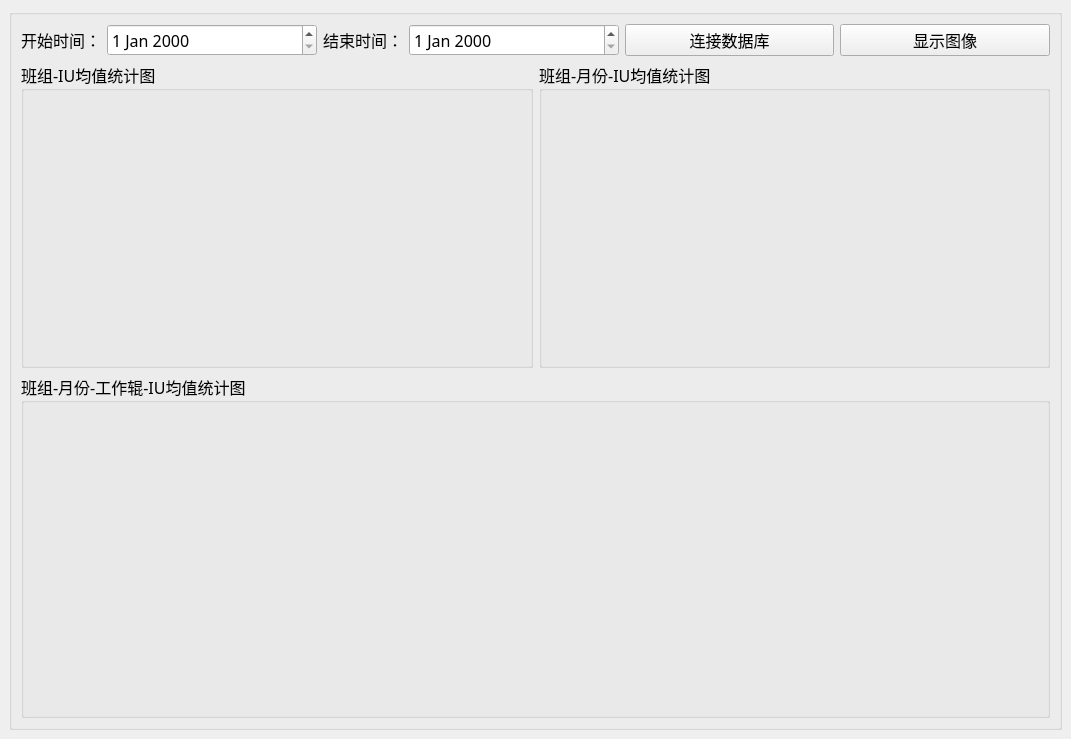
<?xml version="1.0" encoding="UTF-8"?>
<ui version="4.0">
 <class>MainWindow</class>
 <widget class="QMainWindow" name="MainWindow">
  <property name="geometry">
   <rect>
    <x>0</x>
    <y>0</y>
    <width>1071</width>
    <height>739</height>
   </rect>
  </property>
  <property name="windowTitle">
   <string>MainWindow</string>
  </property>
  <widget class="QWidget" name="centralWidget">
   <layout class="QHBoxLayout" name="horizontalLayout">
    <item>
     <widget class="QGroupBox" name="groupBox">
      <property name="title">
       <string/>
      </property>
      <layout class="QVBoxLayout" name="verticalLayout" stretch="1,8,9">
       <item>
        <layout class="QHBoxLayout" name="horizontalLayout_2" stretch="1,3,1,3,3,3">
         <item>
          <widget class="QLabel" name="label">
           <property name="font">
            <font>
             <family>3ds</family>
             <pointsize>12</pointsize>
            </font>
           </property>
           <property name="text">
            <string>开始时间：</string>
           </property>
          </widget>
         </item>
         <item>
          <widget class="QDateEdit" name="dateEdit">
           <property name="font">
            <font>
             <family>3ds</family>
             <pointsize>12</pointsize>
            </font>
           </property>
          </widget>
         </item>
         <item>
          <widget class="QLabel" name="label_2">
           <property name="font">
            <font>
             <family>3ds</family>
             <pointsize>12</pointsize>
            </font>
           </property>
           <property name="text">
            <string>结束时间：</string>
           </property>
          </widget>
         </item>
         <item>
          <widget class="QDateEdit" name="dateEdit_2">
           <property name="font">
            <font>
             <family>3ds</family>
             <pointsize>12</pointsize>
            </font>
           </property>
          </widget>
         </item>
         <item>
          <widget class="QPushButton" name="pushButton_2">
           <property name="font">
            <font>
             <family>3ds</family>
             <pointsize>12</pointsize>
            </font>
           </property>
           <property name="text">
            <string>连接数据库</string>
           </property>
          </widget>
         </item>
         <item>
          <widget class="QPushButton" name="pushButton">
           <property name="font">
            <font>
             <family>3ds</family>
             <pointsize>12</pointsize>
            </font>
           </property>
           <property name="text">
            <string>显示图像</string>
           </property>
          </widget>
         </item>
        </layout>
       </item>
       <item>
        <layout class="QHBoxLayout" name="horizontalLayout_3">
         <item>
          <widget class="QGroupBox" name="groupBox_2">
           <property name="font">
            <font>
             <family>3ds</family>
             <pointsize>12</pointsize>
            </font>
           </property>
           <property name="title">
            <string>班组-IU均值统计图</string>
           </property>
           <layout class="QHBoxLayout" name="horizontalLayout_4">
            <item>
             <layout class="QGridLayout" name="gridLayout"/>
            </item>
           </layout>
          </widget>
         </item>
         <item>
          <widget class="QGroupBox" name="groupBox_3">
           <property name="font">
            <font>
             <family>3ds</family>
             <pointsize>12</pointsize>
            </font>
           </property>
           <property name="title">
            <string>班组-月份-IU均值统计图</string>
           </property>
           <layout class="QHBoxLayout" name="horizontalLayout_5">
            <item>
             <layout class="QGridLayout" name="gridLayout_2"/>
            </item>
           </layout>
          </widget>
         </item>
        </layout>
       </item>
       <item>
        <widget class="QGroupBox" name="groupBox_4">
         <property name="font">
          <font>
           <family>3ds</family>
           <pointsize>12</pointsize>
          </font>
         </property>
         <property name="title">
          <string>班组-月份-工作辊-IU均值统计图</string>
         </property>
         <layout class="QHBoxLayout" name="horizontalLayout_6">
          <item>
           <layout class="QGridLayout" name="gridLayout_3"/>
          </item>
         </layout>
        </widget>
       </item>
      </layout>
     </widget>
    </item>
   </layout>
  </widget>
 </widget>
 <resources/>
 <connections/>
</ui>
